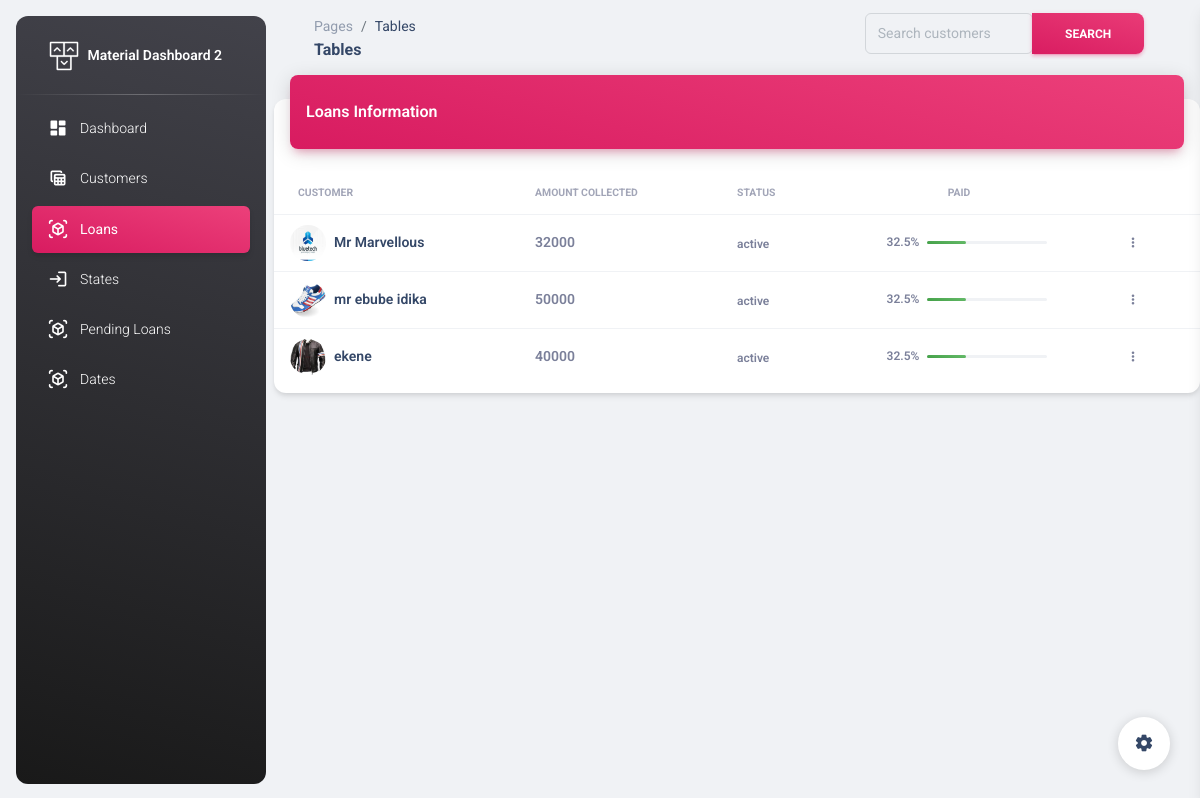
Page /administration/allloan/ (signed in) on the earlier database version.
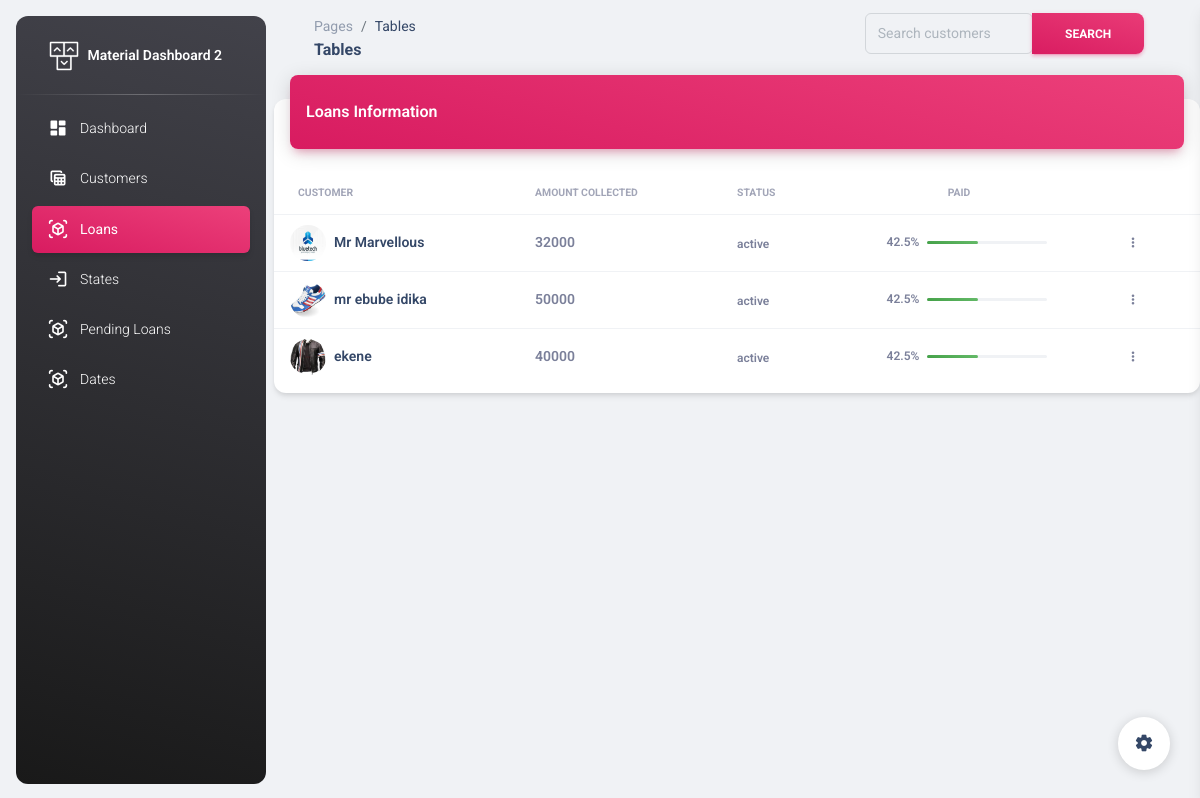
Same page on the later database version.
### administration/models.py (models this page shows, shortened)
class Loan(models.Model):
    loanee=models.ForeignKey(Customers,on_delete=models.CASCADE)
    amount_collected=models.IntegerField()
    amount_paid=models.IntegerField()
    due_date=models.DateTimeField()
    status=models.CharField(max_length=100,choices=status_choices,default="active")
    due=models.BooleanField()
    expected_payment_days=models.IntegerField(default=25)

class Customers(models.Model):
    name=models.CharField(max_length=100)
    branch=models.ForeignKey(Branch,on_delete=models.PROTECT,null=True,default=None)
    gender=models.CharField(max_length=100, null=True)
    occupation=models.CharField(max_length=100, null=True)
    state=models.CharField(max_length=100, null=True)
    passport=models.ImageField()
    business_name=models.CharField(max_length=100)
    bussiness_address=models.CharField(max_length=100)
    age=models.IntegerField()
    phone_number=models.IntegerField(null=True)
    home_address=models.CharField(max_length=100)
    card_number=models.IntegerField()
    guarantors_name=models.CharField(max_length=100)
    guarantors_phone=models.IntegerField()
    guarantors_address=models.CharField(max_length=100)
    goccupation=models.CharField(max_length=100,null=True)
    gstate=models.CharField(max_length=100,null=True)
    def __str__(self):
        return self.name

### administration/decorator.py (the view, shortened to what this page needs)
        def wrapper(request, *args, **kwargs):
            if request.user.is_authenticated:
                if request.user.groups.filter(name__in=groups).exists():
                    return view_func(request, *args, **kwargs)
            else:
                return redirect('')

### administration/decorator.py (called while the page is built, shortened)
def group_required(groups=[]):
    def decorator(view_func):
        def wrapper(request, *args, **kwargs):
            if request.user.is_authenticated:
                if request.user.groups.filter(name__in=groups).exists():
                    return view_func(request, *args, **kwargs)
            else:
                return redirect('')
        return wrapper
    return decorator

### administration/views.py (called while the page is built)
@login_required
@group_required(["Admin"])
def asearch_customer_loans(request):
    if request.method == 'GET':
        ppaid=0
        query = request.GET.get('q')
        if query:
            loans = Loan.objects.filter(loanee__name__icontains=query)
        else:
            loans = Loan.objects.filter()
        for x in loans:
            if x:
                if x.amount_collected > 0:
                    ppaid=(x.amount_paid/x.amount_collected)*100
                else:
                    ppaid=0
            else:
                ppaid=0
        context = {
            'loans': loans,
            'query': query,
            'ppaid':ppaid
        }
        return render(request, 'administration/loansearch.html', context)

### administration/templates/administration/loansearch.html (shortened to what the changed rows need)
<!DOCTYPE html>
<html lang="en">
  {% load static %}
<head>
  <link href="{% static 'administration/assets/css/nucleo-icons.css'%}" rel="stylesheet" />
  <link href="{% static 'administration/assets/css/nucleo-svg.css'%}" rel="stylesheet" />
  <link id="pagestyle" href="{% static 'administration/assets/css/material-dashboard.css'%}" rel="stylesheet" />
</head>
<body class="g-sidenav-show  bg-gray-200">
  <main class="main-content position-relative max-height-vh-100 h-100 border-radius-lg ">
      <div class="row">
        <div class="col-12">
          <div class="card my-4">
            <div class="card-body px-0 pb-2">
              <div class="table-responsive p-0">
                <table class="table align-items-center justify-content-center mb-0">
                  <thead>
                    <tr>
                      <th class="text-uppercase text-secondary text-xxs font-weight-bolder opacity-7">Customer</th>
                      <th class="text-uppercase text-secondary text-xxs font-weight-bolder opacity-7 ps-2">Amount Collected</th>
                      <th class="text-uppercase text-secondary text-xxs font-weight-bolder opacity-7 ps-2">Status</th>
                      <th class="text-uppercase text-secondary text-xxs font-weight-bolder text-center opacity-7 ps-2">paid</th>
                      <th></th>
                    </tr>
                  </thead>
                  <tbody>
                    {% for loan in loans %}
                    <tr>
                      <td>
                        <div class="d-flex px-2">
                          <div>
                            <img src="{{loan.loanee.passport.url}}" class="avatar avatar-sm rounded-circle me-2" alt="xd">
                          </div>
                          <div class="my-auto">
                            <h6 class="mb-0 text-sm">{{loan.loanee}}</h6>
                          </div>
                        </div>
                      </td>
                      <td>
                        <p class="text-sm font-weight-bold mb-0">{{loan.amount_collected}}</p>
                      </td>
                      <td>
                        <span class="text-xs font-weight-bold">{{loan.status}}</span>
                      </td>
                      <td class="align-middle text-center">
                        <div class="d-flex align-items-center justify-content-center">
                          <span class="me-2 text-xs font-weight-bold">{{ppaid}}%</span>
                          <div>
                            <div class="progress">
                                <div class="progress-bar bg-gradient-success" style="width: {{ ppaid }}%;" role="progressbar" aria-valuenow="{{ppaid }}" aria-valuemin="0" aria-valuemax="100"></div>
                            </div>
                          </div>
                        </div>
                      </td>
                      <td class="align-middle">
                        <button class="btn btn-link text-secondary mb-0" aria-haspopup="true" aria-expanded="false">
                          <i class="fa fa-ellipsis-v text-xs"></i>
                        </button>
                      </td>
                    </tr>
                    {% endfor %}
                  </tbody>
                </table>
              </div>
            </div>
          </div>
        </div>
      </div>
  </main>
</body>
</html>

Differences in the rows shown:
computed for Loan "Mr Marvellous": ppaid "32.5" → "42.5"; {{ ppaid }} 32.5 → 42.5 (drawn)
computed for Loan "mr ebube idika": ppaid "32.5" → "42.5"; {{ ppaid }} 32.5 → 42.5 (drawn)
changed Loan "ekene": ppaid "32.5" → "42.5"; {{ ppaid }} 32.5 → 42.5 (drawn)
